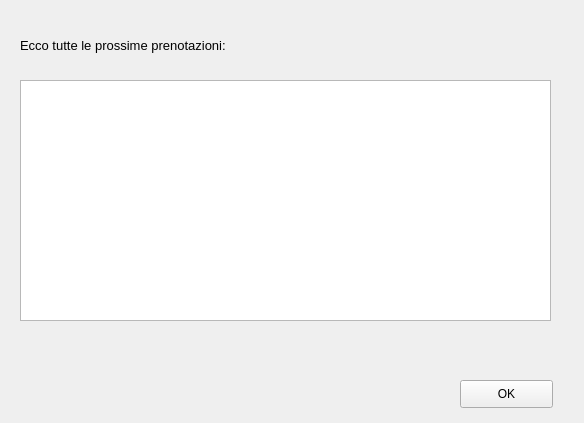
<?xml version="1.0" encoding="UTF-8"?>
<ui version="4.0">
 <class>Form</class>
 <widget class="QWidget" name="Form">
  <property name="geometry">
   <rect>
    <x>0</x>
    <y>0</y>
    <width>584</width>
    <height>423</height>
   </rect>
  </property>
  <property name="windowTitle">
   <string>Form</string>
  </property>
  <widget class="QLabel" name="label">
   <property name="geometry">
    <rect>
     <x>20</x>
     <y>30</y>
     <width>301</width>
     <height>31</height>
    </rect>
   </property>
   <property name="font">
    <font>
     <pointsize>10</pointsize>
    </font>
   </property>
   <property name="text">
    <string>Ecco tutte le prossime prenotazioni:</string>
   </property>
  </widget>
  <widget class="QTextBrowser" name="textBrowser">
   <property name="geometry">
    <rect>
     <x>20</x>
     <y>80</y>
     <width>531</width>
     <height>241</height>
    </rect>
   </property>
  </widget>
  <widget class="QPushButton" name="pushButton">
   <property name="geometry">
    <rect>
     <x>460</x>
     <y>380</y>
     <width>93</width>
     <height>28</height>
    </rect>
   </property>
   <property name="text">
    <string>OK</string>
   </property>
  </widget>
 </widget>
 <resources/>
 <connections/>
</ui>
